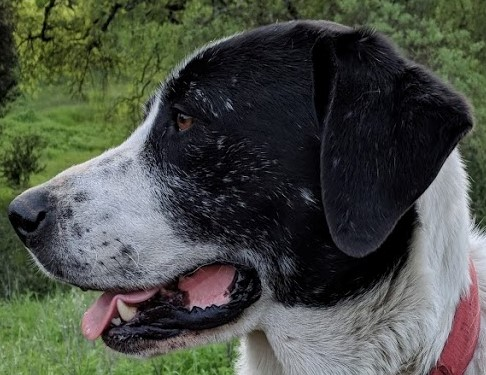
#> input picture dog_face.jpg, 486 x 375 px, found by its file name
$ python contour_detection.py
#> lines starting #> are read from the running program, lines starting #| are printed output that depends on the picture; after the words box and inside, x2 and y2 are one past the last pixel; in counts of white or black regions, pixels touching at a corner belong together
### edge_detection.py
import cv2
import matplotlib.pyplot as plt
import numpy as np


def detect_edge(img):
    blurred_img = blur_image(img)
    low_value, high_value = calc_threshold(img)
    edges = cv2.Canny(blurred_img, threshold1=low_value, threshold2=high_value+50)
    return  edges


def blur_image(img):
    return cv2.GaussianBlur(img, (5, 5), 10)


def calc_threshold(img):
    median = np.median(img)
    low = int(max(0, 0.7*median))
    high = int(min(255, 1.3*median))
    return low, high


# [5 lines that do not run on import are left out]

### contour_detection.py
import cv2
import sys
import numpy as np
sys.path.append(r'C:\Users\Harikrishnan VK\PycharmProjects\Scripts\Object detection')
import matplotlib.pyplot as plt
from edge_detection import detect_edge


def contour(img):
    contours, hierarchy = cv2.findContours(img, mode=cv2.RETR_CCOMP, method=cv2.CHAIN_APPROX_SIMPLE)
    canvas = np.zeros(img.shape)
    print(len(contours))
    for i in range(len(contours)):
        if hierarchy[0][i][3] == -1:
            cv2.drawContours(canvas, contours, i, 255, thickness=-1)
    plt.imshow(canvas, cmap='gray')
    plt.show()


image = cv2.imread(r'H:\DATA\dog_face.jpg', 0)
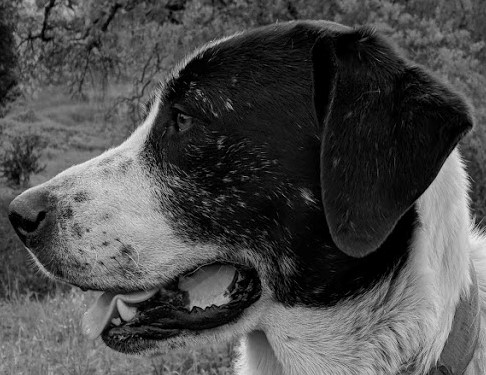
#> image: shape (375, 486); min 0, max 238, mean 76.4
new_image = detect_edge(image)
#> in blur_image, `return cv2.GaussianBlur(img, (5, 5), 10)`:
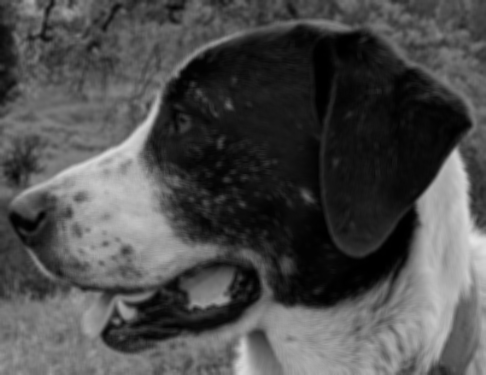
#> returned value: shape (375, 486); min 0, max 227, mean 76.4
#> in calc_threshold, `median = np.median(img)`: median = 73
#> in calc_threshold, `low = int(max(0, 0.7*median))`: low = 51
#> in calc_threshold, `high = int(min(255, 1.3*median))`: high = 94
#> in detect_edge, `low_value, high_value = calc_threshold(img)`: low_value = 51; high_value = 94
#> in detect_edge, `edges = cv2.Canny(blurred_img, threshold1=low_value, threshold2=high_v..`:
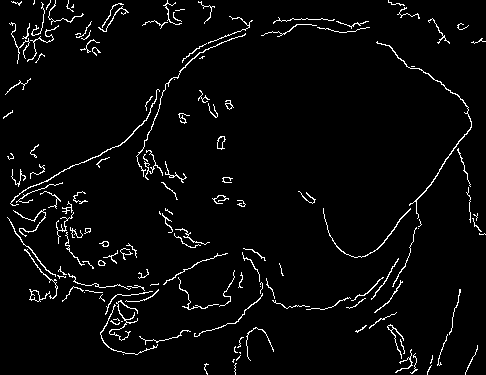
#> edges: shape (375, 486); 3.6% white in thin lines or dots
contour(new_image)
#> in contour, `contours, hierarchy = cv2.findContours(img, mode=cv2.RETR_CCOMP, metho..`: contours = 160 contours, 131 with area under 20; largest, box (x1, y1, x2, y2) and area: (376, 41, 472, 219) 107, (29, 289, 50, 302) 82, (10, 89, 160, 206) 78, (30, 290, 40, 302) 70, (217, 136, 226, 150) 66
#| 160
#> after the loop in contour, `for i in range(len(contours)):`:
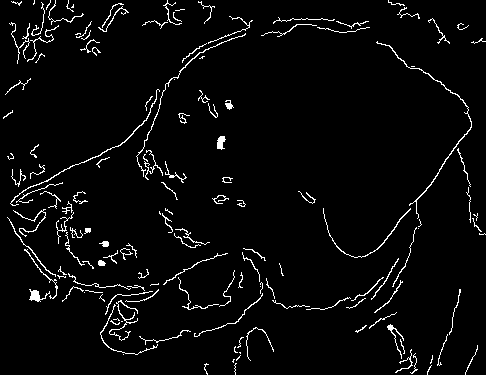
#> canvas: shape (375, 486) float64; 3.7% white in thin lines or dots

$ run again, with dog.jpg copied over dog_face.jpg
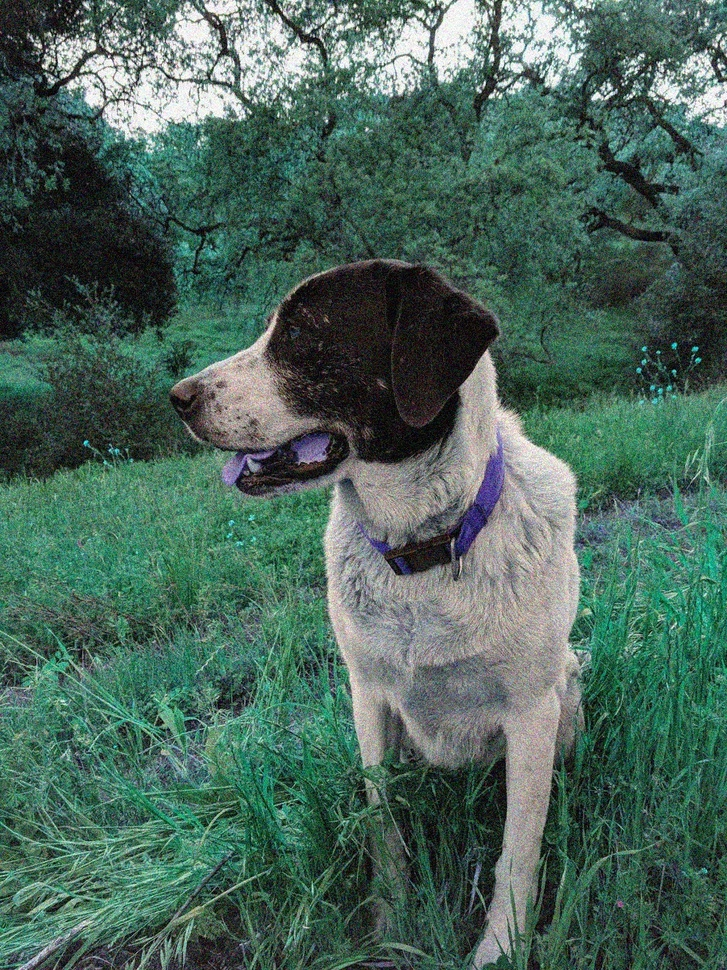
#> input picture dog.jpg, 727 x 970 px, shrunk from 1025 x 1367 before the run, found by its file name
#> median = 87
#> low = 60
#> high = 113
#> low_value = 60; high_value = 113
#> in detect_edge, `edges = cv2.Canny(blurred_img, threshold1=low_value, threshold2=high_v..`:
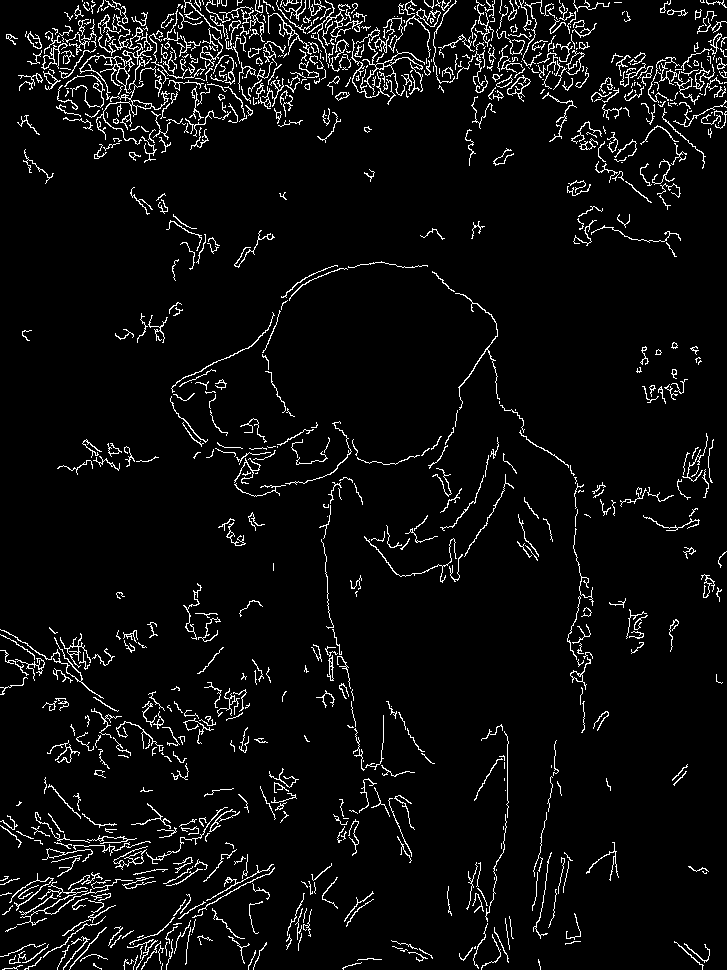
#> edges: shape (970, 727); 5.1% white in thin lines or dots
#> contours = 1053 contours, 885 with area under 20; largest, box (x1, y1, x2, y2) and area: (79, 32, 170, 145) 574, (507, 75, 531, 102) 216, (416, 8, 441, 27) 206, (507, 77, 531, 95) 185, (113, 846, 148, 870) 146
#| 1053
#> after the loop in contour, `for i in range(len(contours)):`:
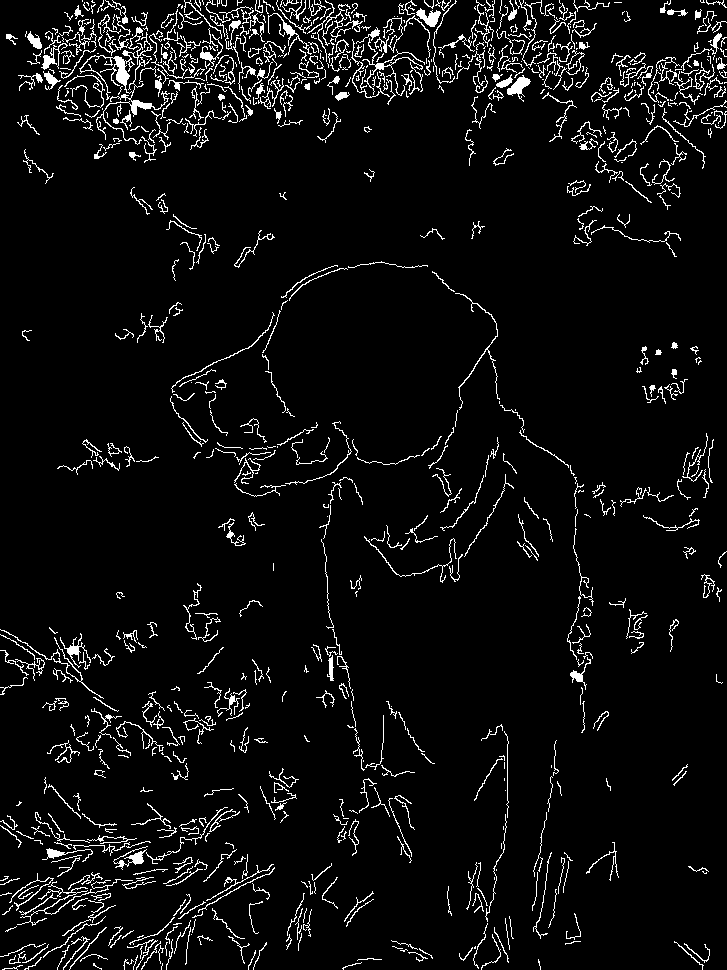
#> canvas: shape (970, 727) float64; 5.4% white in thin lines or dots

$ run again, with dog_backpack.jpg copied over dog_face.jpg
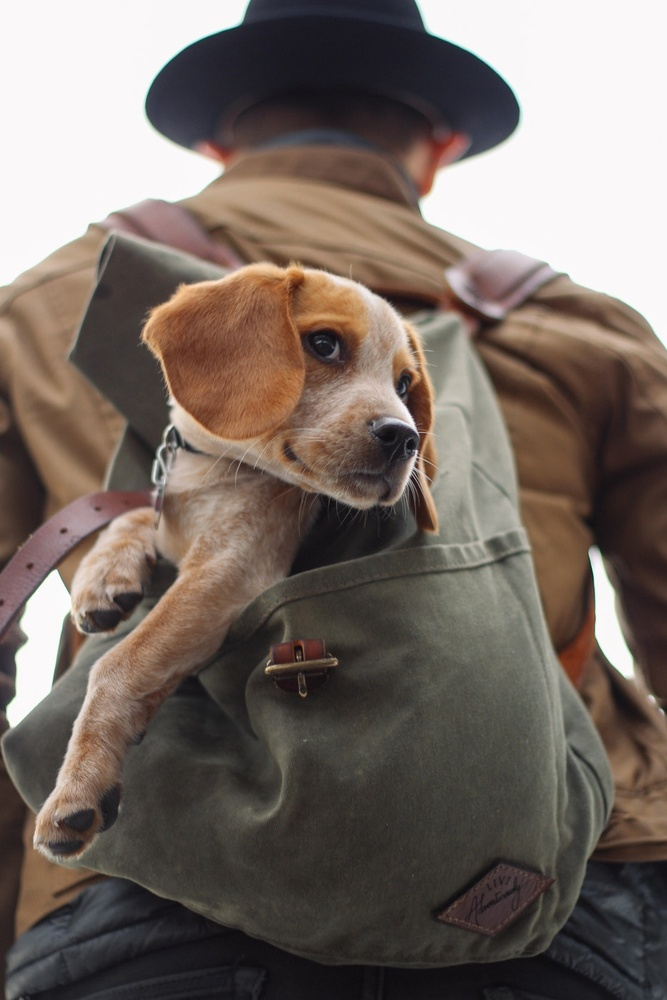
#> input picture dog_backpack.jpg, 667 x 1000 px, shrunk from 934 x 1401 before the run, found by its file name
#> `image = cv2.imread(r'H:\DATA\dog_face.jpg', 0)`:
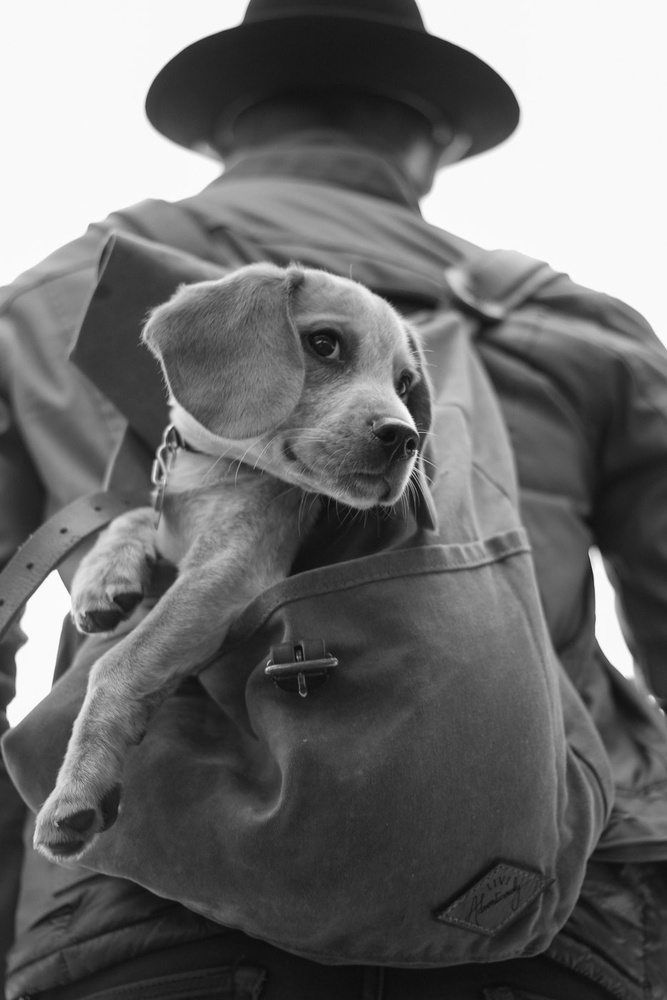
#> image: shape (1000, 667); min 10, max 254, mean 109.3
#> median = 85
#> low = 59
#> high = 110
#> low_value = 59; high_value = 110
#> in detect_edge, `edges = cv2.Canny(blurred_img, threshold1=low_value, threshold2=high_v..`:
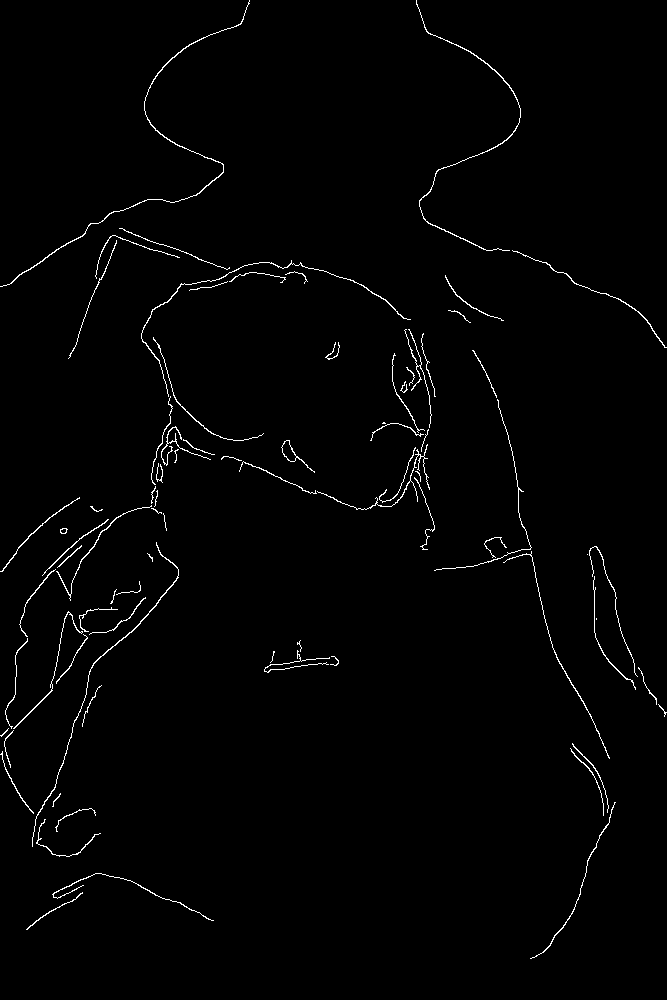
#> edges: shape (1000, 667); 1.3% white in thin lines or dots
#> contours = 83 contours, 49 with area under 20; largest, box (x1, y1, x2, y2) and area: (281, 440, 315, 473) 194, (0, 0, 250, 287) 172, (281, 440, 297, 462) 172, (32, 542, 179, 847) 124, (416, 0, 521, 251) 124
#| 83
#> the loop in contour, `for i in range(len(contours)):` made 83 passes

$ run again, with gorilla.jpg copied over dog_face.jpg
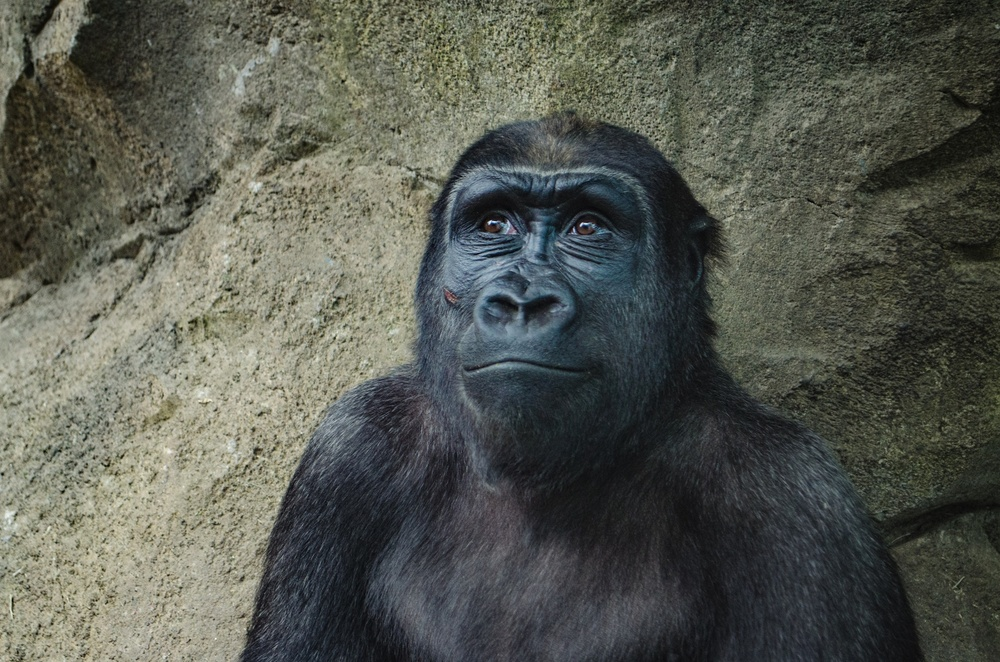
#> input picture gorilla.jpg, 1000 x 662 px, shrunk from 1955 x 1295 before the run, found by its file name
#> median = 76
#> low = 53
#> high = 98
#> low_value = 53; high_value = 98
#> in detect_edge, `edges = cv2.Canny(blurred_img, threshold1=low_value, threshold2=high_v..`:
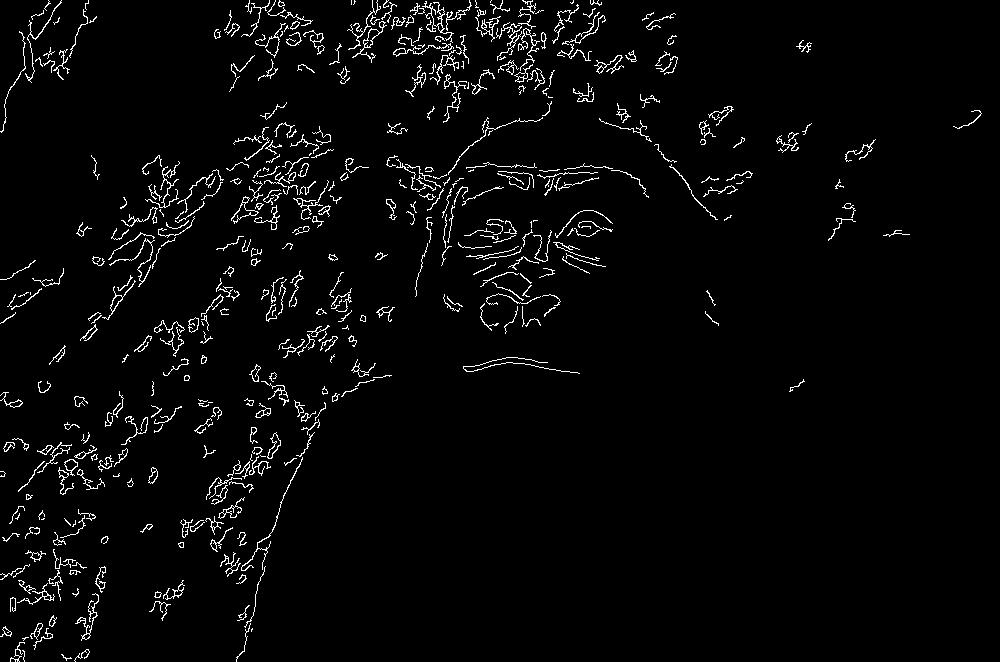
#> edges: shape (662, 1000); 3.1% white in thin lines or dots
#> contours = 549 contours, 391 with area under 20; largest, box (x1, y1, x2, y2) and area: (352, 21, 387, 63) 184, (267, 432, 281, 459) 137, (363, 29, 380, 48) 126, (267, 433, 281, 459) 117, (102, 280, 136, 320) 114
#| 549
#> after the loop in contour, `for i in range(len(contours)):`:
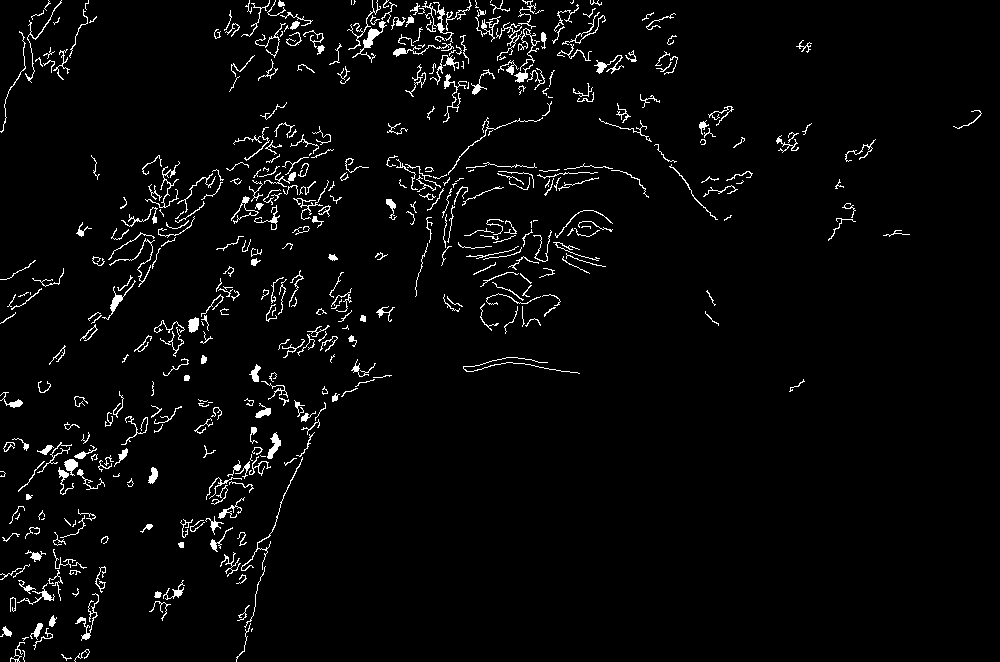
#> canvas: shape (662, 1000) float64; 3.3% white in thin lines or dots
